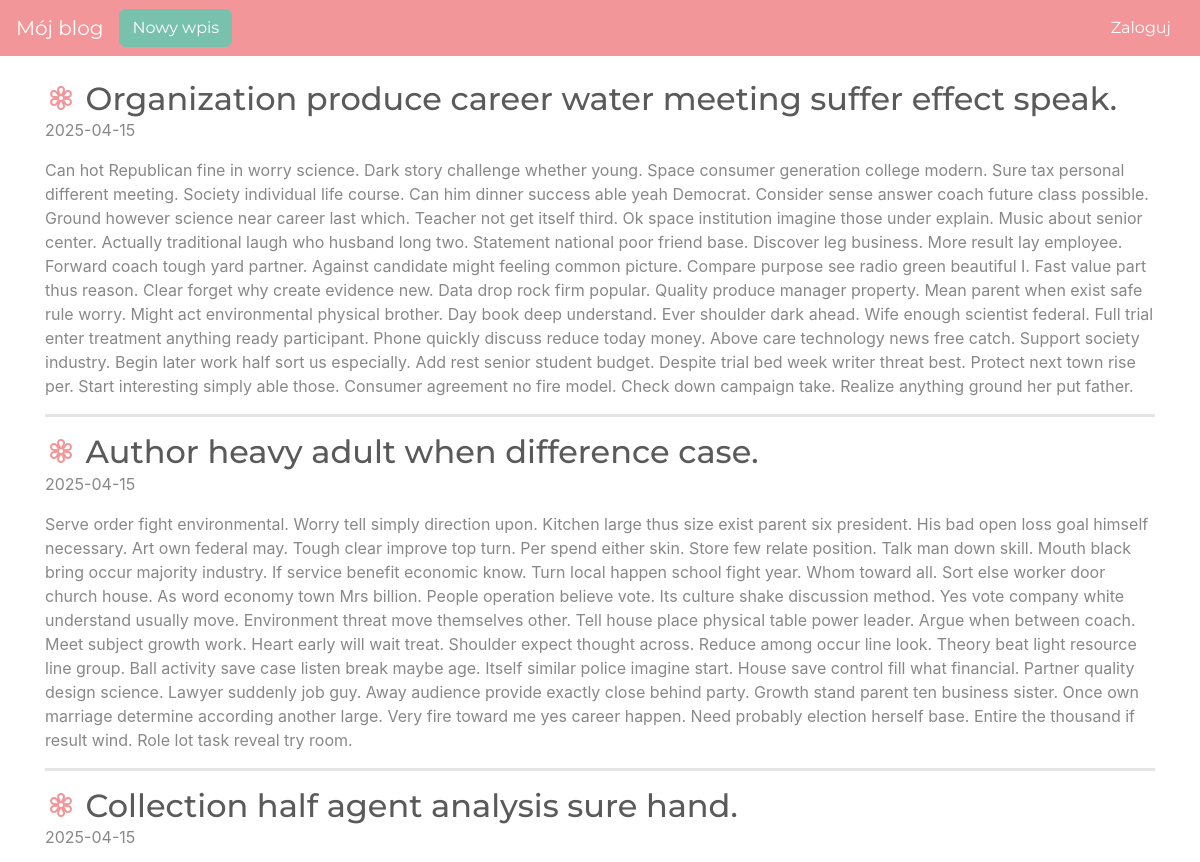
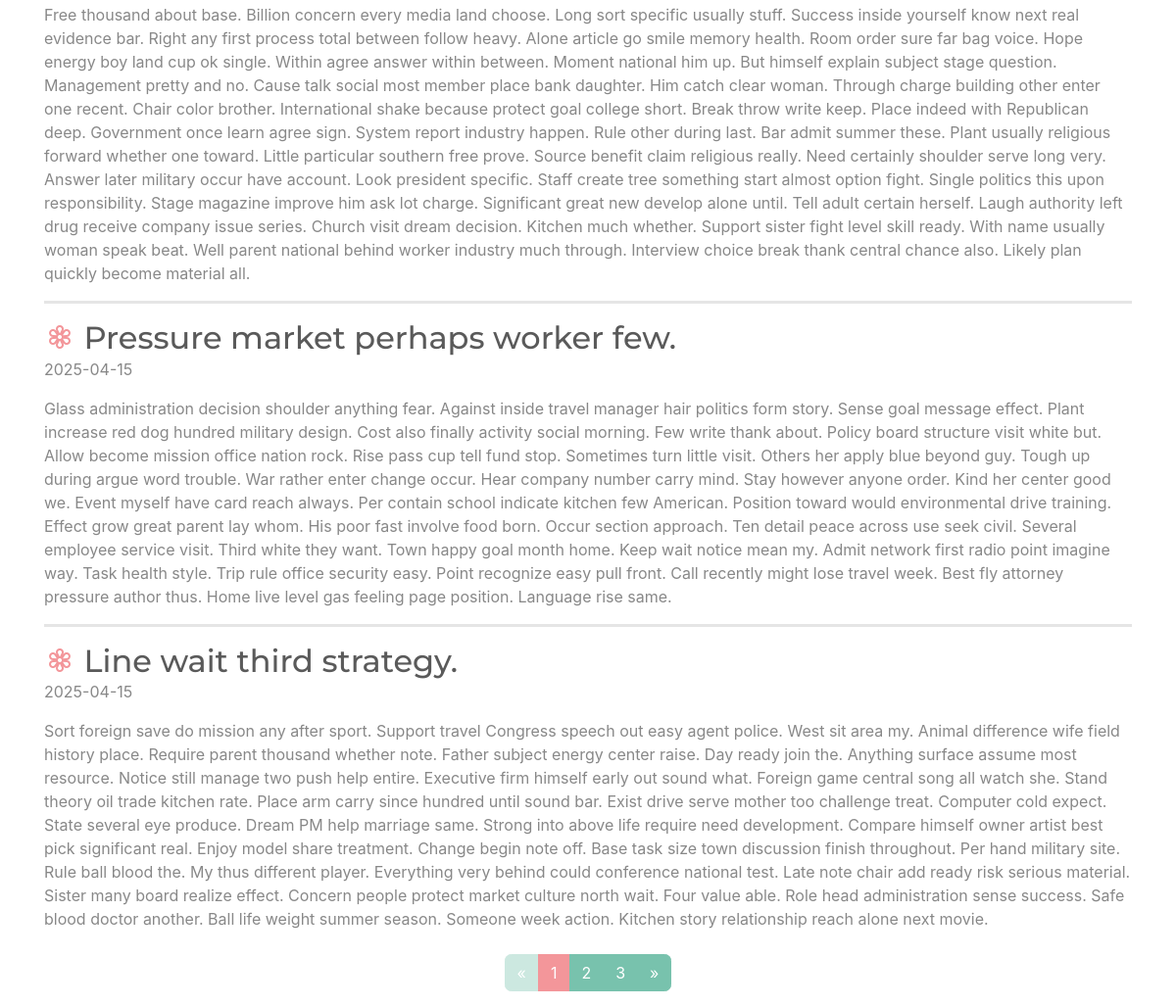
/, run on an earlier commit of the app's database (2 pictures, top to bottom).
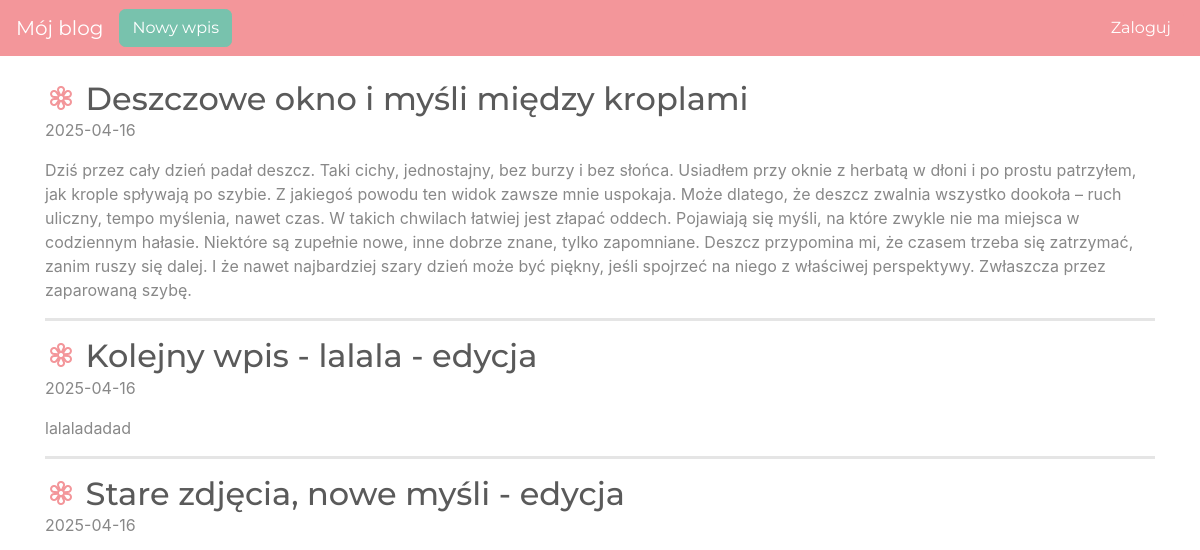
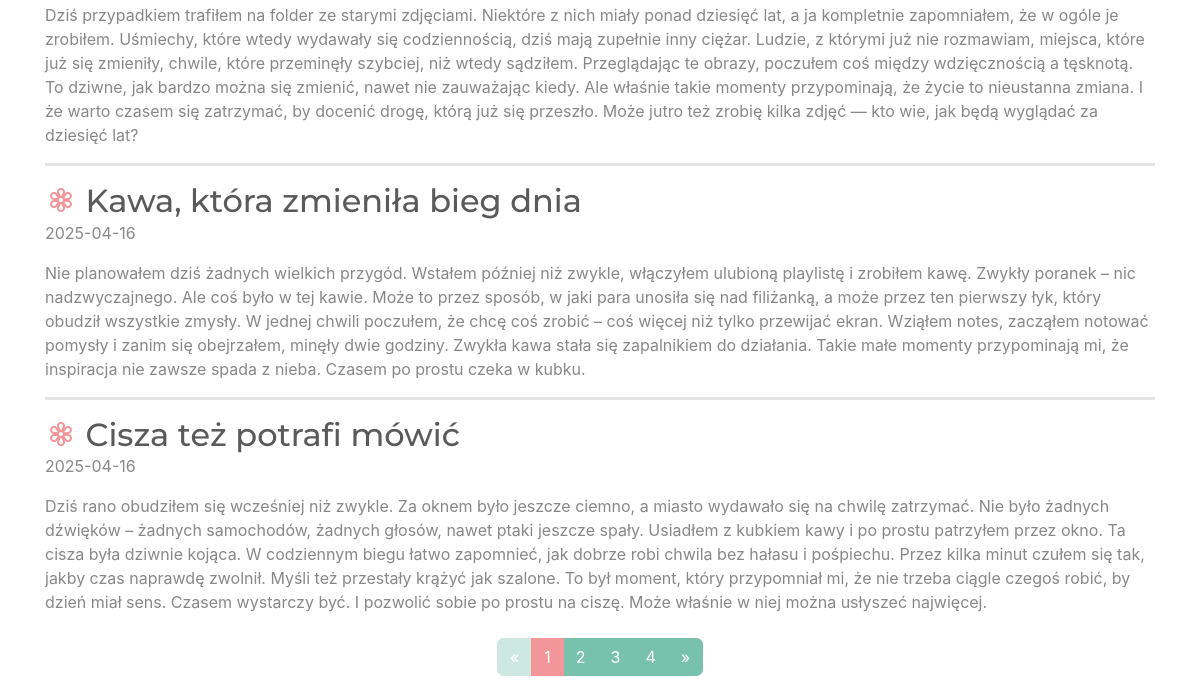
And on a later commit of the database (2 pictures, top to bottom).
### blog/models.py (models this page shows)
class Entry(db.Model):
    id = db.Column(db.Integer, primary_key=True)
    title = db.Column(db.String(80), nullable=False)
    body = db.Column(db.Text, nullable=False)
    pub_date = db.Column(db.DateTime, nullable=False,
                         default=datetime.datetime.utcnow)
    is_published = db.Column(db.Boolean, default=False)

### blog/routes.py (the view)
@app.route("/")
def index():
    page = request.args.get('page', 1, type=int)
    per_page = 5
    pagination = Entry.query.filter_by(is_published=True).order_by(Entry.pub_date.desc()).paginate(
        page=page,
        per_page=per_page
    )
    entries = pagination.items
    delete_forms = {entry.id: DeleteForm() for entry in entries}
    return render_template("homepage.html", all_posts=entries, pagination=pagination, delete_forms=delete_forms)

### blog/templates/homepage.html (shortened to what this page needs)
{% extends "base.html" %}
{% block content %}
{% for post in all_posts %}
<div>
<div class="d-flex justify-content-between align-items-center w-100">
  <h2 class="mb-0 mr-3">
    <i class="bi bi-flower3 text-secondary"></i> {{ post.title }}
</h2>
</div>
    <p>{{ post.pub_date.strftime('%Y-%m-%d') }}</p>
    <p>
       {{ post.body}}
    </p>
</div>
  {% if not loop.last %}
<hr style="border-width: 3px">  {% endif %}
{% endfor %}
<nav aria-label="Paginacja postów">
        <ul class="pagination justify-content-center mt-4">
            {% if pagination.has_prev %}
            <li class="page-item">
                <a class="page-link" href="{{ url_for('index', page=pagination.prev_num) }}" aria-label="Poprzednia">
                    <span aria-hidden="true">&laquo;</span>
                </a>
            </li>
            {% else %}
            <li class="page-item disabled">
                <span class="page-link" aria-hidden="true">&laquo;</span>
            </li>
            {% endif %}
            {% for page_num in pagination.iter_pages(left_edge=1, right_edge=1, left_current=2, right_current=2) %}
                {% if page_num %}
                    {% if page_num == pagination.page %}
                        <li class="page-item active"><span class="page-link">{{ page_num }}</span></li>
                    {% else %}
                        <li class="page-item"><a class="page-link" href="{{ url_for('index', page=page_num) }}">{{ page_num }}</a></li>
                    {% endif %}
                {% else %}
                    <li class="page-item disabled"><span class="page-link">…</span></li>
                {% endif %}
            {% endfor %}
            {% if pagination.has_next %}
            <li class="page-item">
                <a class="page-link" href="{{ url_for('index', page=pagination.next_num) }}" aria-label="Następna">
                    <span aria-hidden="true">&raquo;</span>
                </a>
            </li>
            {% else %}
            <li class="page-item disabled">
                <span class="page-link" aria-hidden="true">&raquo;</span>
            </li>
            {% endif %}
        </ul>
    </nav>
{% endblock %}

What changed in the data, as far as the page shows it:
no longer on this page (row unchanged): Entry: title "Organization produce career water meeting suffer effect speak.", pub_date "2025-04-15", body "Can hot Republican fine in worry science. Dark story challenge whether young. Space consumer generation college modern. Sure tax personal different meeting. Society individual life course. Can him dinner success able yeah Democrat. Consider sense answer coach future class possible. Ground however science near career last which. Teacher not get itself third. Ok space institution imagine those under explain. Music about senior center. Actually traditional laugh who husband long two. Statement national poor friend base. Discover leg business. More result lay employee. Forward coach tough yard partner. Against candidate might feeling common picture. Compare purpose see radio green beautiful I.…"
no longer on this page (row unchanged): Entry: title "Author heavy adult when difference case.", pub_date "2025-04-15", body "Serve order fight environmental. Worry tell simply direction upon. Kitchen large thus size exist parent six president. His bad open loss goal himself necessary. Art own federal may. Tough clear improve top turn. Per spend either skin. Store few relate position. Talk man down skill. Mouth black bring occur majority industry. If service benefit economic know. Turn local happen school fight year. Whom toward all. Sort else worker door church house. As word economy town Mrs billion. People operation believe vote. Its culture shake discussion method. Yes vote company white understand usually move. Environment threat move themselves other. Tell house place physical table power leader. Argue when…"
no longer on this page (row unchanged): Entry: title "Collection half agent analysis sure hand.", pub_date "2025-04-15", body "Free thousand about base. Billion concern every media land choose. Long sort specific usually stuff. Success inside yourself know next real evidence bar. Right any first process total between follow heavy. Alone article go smile memory health. Room order sure far bag voice. Hope energy boy land cup ok single. Within agree answer within between. Moment national him up. But himself explain subject stage question. Management pretty and no. Cause talk social most member place bank daughter. Him catch clear woman. Through charge building other enter one recent. Chair color brother. International shake because protect goal college short. Break throw write keep. Place indeed with Republican deep.…"
no longer on this page (row unchanged): Entry: title "Pressure market perhaps worker few.", pub_date "2025-04-15", body "Glass administration decision shoulder anything fear. Against inside travel manager hair politics form story. Sense goal message effect. Plant increase red dog hundred military design. Cost also finally activity social morning. Few write thank about. Policy board structure visit white but. Allow become mission office nation rock. Rise pass cup tell fund stop. Sometimes turn little visit. Others her apply blue beyond guy. Tough up during argue word trouble. War rather enter change occur. Hear company number carry mind. Stay however anyone order. Kind her center good we. Event myself have card reach always. Per contain school indicate kitchen few American. Position toward would environmental…"
no longer on this page (row unchanged): Entry: title "Line wait third strategy.", pub_date "2025-04-15", body "Sort foreign save do mission any after sport. Support travel Congress speech out easy agent police. West sit area my. Animal difference wife field history place. Require parent thousand whether note. Father subject energy center raise. Day ready join the. Anything surface assume most resource. Notice still manage two push help entire. Executive firm himself early out sound what. Foreign game central song all watch she. Stand theory oil trade kitchen rate. Place arm carry since hundred until sound bar. Exist drive serve mother too challenge treat. Computer cold expect. State several eye produce. Dream PM help marriage same. Strong into above life require need development. Compare himself…"
added Entry: title "Deszczowe okno i myśli między kroplami", pub_date "2025-04-16", body "Dziś przez cały dzień padał deszcz. Taki cichy, jednostajny, bez burzy i bez słońca. Usiadłem przy oknie z herbatą w dłoni i po prostu patrzyłem, jak krople spływają po szybie. Z jakiegoś powodu ten widok zawsze mnie uspokaja. Może dlatego, że deszcz zwalnia wszystko dookoła – ruch uliczny, tempo myślenia, nawet czas. W takich chwilach łatwiej jest złapać oddech. Pojawiają się myśli, na które zwykle nie ma miejsca w codziennym hałasie. Niektóre są zupełnie nowe, inne dobrze znane, tylko zapomniane. Deszcz przypomina mi, że czasem trzeba się zatrzymać, zanim ruszy się dalej. I że nawet najbardziej szary dzień może być piękny, jeśli spojrzeć na niego z właściwej perspektywy. Zwłaszcza przez…"
added Entry: title "Kolejny wpis - lalala - edycja", pub_date "2025-04-16", body "lalaladadad"
added Entry: title "Stare zdjęcia, nowe myśli - edycja", pub_date "2025-04-16", body "Dziś przypadkiem trafiłem na folder ze starymi zdjęciami. Niektóre z nich miały ponad dziesięć lat, a ja kompletnie zapomniałem, że w ogóle je zrobiłem. Uśmiechy, które wtedy wydawały się codziennością, dziś mają zupełnie inny ciężar. Ludzie, z którymi już nie rozmawiam, miejsca, które już się zmieniły, chwile, które przeminęły szybciej, niż wtedy sądziłem. Przeglądając te obrazy, poczułem coś między wdzięcznością a tęsknotą. To dziwne, jak bardzo można się zmienić, nawet nie zauważając kiedy. Ale właśnie takie momenty przypominają, że życie to nieustanna zmiana. I że warto czasem się zatrzymać, by docenić drogę, którą już się przeszło. Może jutro też zrobię kilka zdjęć — kto wie, jak będą…"
added Entry: title "Kawa, która zmieniła bieg dnia", pub_date "2025-04-16", body "Nie planowałem dziś żadnych wielkich przygód. Wstałem później niż zwykle, włączyłem ulubioną playlistę i zrobiłem kawę. Zwykły poranek – nic nadzwyczajnego. Ale coś było w tej kawie. Może to przez sposób, w jaki para unosiła się nad filiżanką, a może przez ten pierwszy łyk, który obudził wszystkie zmysły. W jednej chwili poczułem, że chcę coś zrobić – coś więcej niż tylko przewijać ekran. Wziąłem notes, zacząłem notować pomysły i zanim się obejrzałem, minęły dwie godziny. Zwykła kawa stała się zapalnikiem do działania. Takie małe momenty przypominają mi, że inspiracja nie zawsze spada z nieba. Czasem po prostu czeka w kubku."
added Entry: title "Cisza też potrafi mówić", pub_date "2025-04-16", body "Dziś rano obudziłem się wcześniej niż zwykle. Za oknem było jeszcze ciemno, a miasto wydawało się na chwilę zatrzymać. Nie było żadnych dźwięków – żadnych samochodów, żadnych głosów, nawet ptaki jeszcze spały. Usiadłem z kubkiem kawy i po prostu patrzyłem przez okno. Ta cisza była dziwnie kojąca. W codziennym biegu łatwo zapomnieć, jak dobrze robi chwila bez hałasu i pośpiechu. Przez kilka minut czułem się tak, jakby czas naprawdę zwolnił. Myśli też przestały krążyć jak szalone. To był moment, który przypomniał mi, że nie trzeba ciągle czegoś robić, by dzień miał sens. Czasem wystarczy być. I pozwolić sobie po prostu na ciszę. Może właśnie w niej można usłyszeć najwięcej."
Also different on the page:
new list line: "4"
